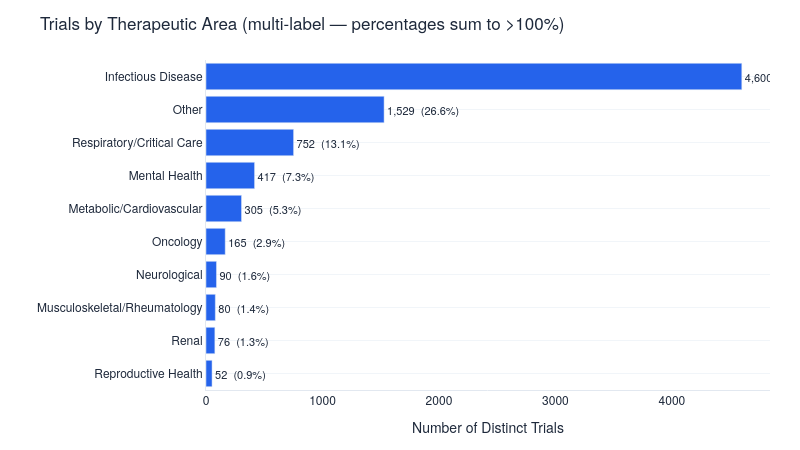

Write notebook code for a chart like this one.
### Code cell
# ── Chart 1C: Horizontal bar — Therapeutic area ──────────────────────────
df_plot_c = df_area.sort_values('trial_count', ascending=True)

fig_1c = go.Figure()

fig_1c.add_trace(go.Bar(
    x=df_plot_c['trial_count'],
    y=df_plot_c['therapeutic_area'],
    orientation='h',
    marker_color=COLORS['primary'],
    text=[f"{v:,}  ({p}%)" for v, p in zip(df_plot_c['trial_count'], df_plot_c['pct_of_all_studies'])],
    textposition='outside',
    textfont=dict(size=11),
))

fig_1c.update_layout(
    **LAYOUT_DEFAULTS,
    title='Trials by Therapeutic Area (multi-label — percentages sum to >100%)',
    xaxis_title='Number of Distinct Trials',
    yaxis_title='',
    height=450,
    width=800,
    showlegend=False,
)
clean_axes(fig_1c)
fig_1c.show()

### Figure 1 — Plotly figure (JSON) as saved in the notebook; plotly's stock layout.template omitted (floating-point values rounded to 4 significant figures)
{"data": [{"marker": {"color": "#2563EB"}, "orientation": "h", "text": ["52  (0.9%)", "76  (1.3%)", "80  (1.4%)", "90  (1.6%)", "165  (2.9%)", "305  (5.3%)", "417  (7.3%)", "752  (13.1%)", "1,529  (26.6%)", "4,600  (80.0%)"], "textfont": {"size": 11}, "textposition": "outside", "type": "bar", "x": [52, 76, 80, 90, 165, 305, 417, 752, 1529, 4600], "y": ["Reproductive Health", "Renal", "Musculoskeletal/Rheumatology", "Neurological", "Oncology", "Metabolic/Cardiovascular", "Mental Health", "Respiratory/Critical Care", "Other", "Infectious Disease"]}], "layout": {"font": {"color": "#1E293B", "family": "Helvetica Neue, Arial, sans-serif"}, "height": 450, "hoverlabel": {"bgcolor": "white", "font": {"size": 12}}, "margin": {"b": 60, "l": 60, "r": 30, "t": 60}, "paper_bgcolor": "white", "plot_bgcolor": "white", "showlegend": false, "title": {"text": "Trials by Therapeutic Area (multi-label — percentages sum to >100%)"}, "width": 800, "xaxis": {"linecolor": "#E2E8F0", "linewidth": 1, "showgrid": false, "title": {"text": "Number of Distinct Trials"}}, "yaxis": {"gridcolor": "#F1F5F9", "gridwidth": 1, "linecolor": "#E2E8F0", "linewidth": 1, "showgrid": true, "title": {"text": ""}}}}
